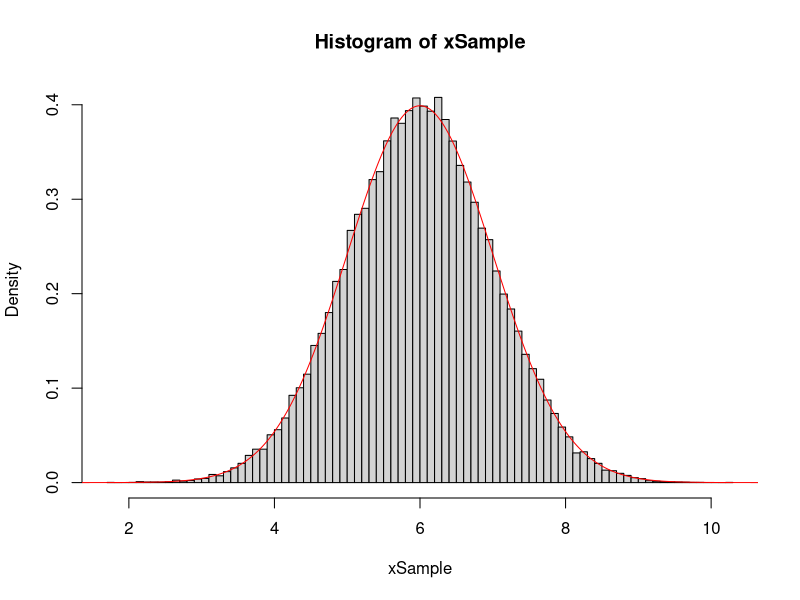
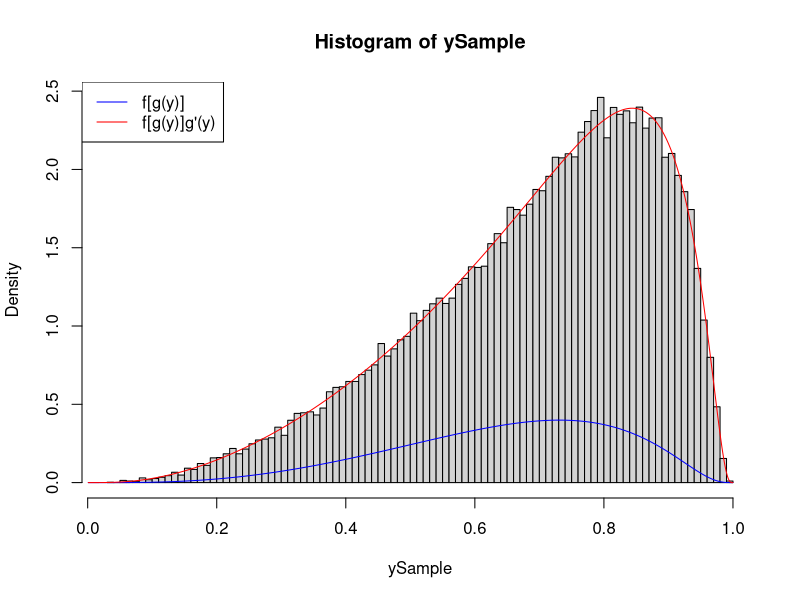

Here is the R script that generated these plots, in order:
# 1.4 复合函数概率密度关系
# x ~ N(6,1)
xSeq <- seq(from = 6 - 8, to = 6 + 8, length.out = 10000)
x <- dnorm(x = xSeq, mean = 6, sd = 1)
xSample <- rnorm(50000, mean = 6, sd = 1)
hist(x = xSample, breaks = 100, freq = FALSE)
lines(x = xSeq, y = x, col = 'red')

# x = g(y) = lny - ln(1-y) +5
# y = 1 / (1+exp(-x+5))
ySeq <- 1 / (1 + exp(-xSeq + 5))
# f(x) = N(6,1) = f[g(y)]
y <- x
ySample <- 1 / (1 + exp(-xSample + 5))
hist(x = ySample, breaks = 100, freq = FALSE)
lines(x = ySeq, y = y, col = 'blue')
# h(y) = f[g(y)]*g'(y)
y <- (1/ySeq + 1/(1-ySeq)) * x
lines(x = ySeq, y = y, col = 'red')

legend("topleft",
       legend = c("f[g(y)]", 
                  'f[g(y)]g\'(y)'),
       lty = 1,
       col = c('blue','red'))





